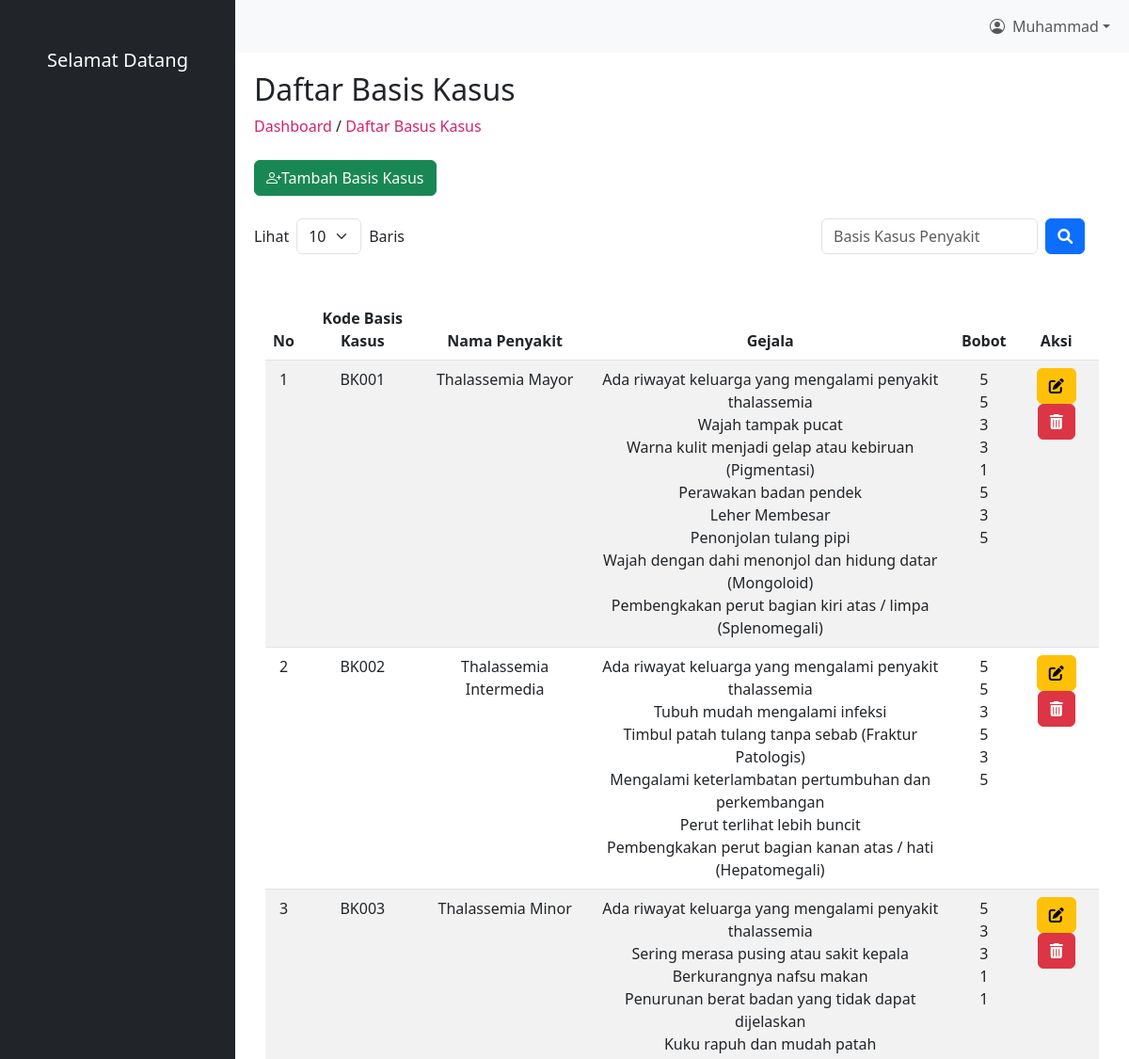
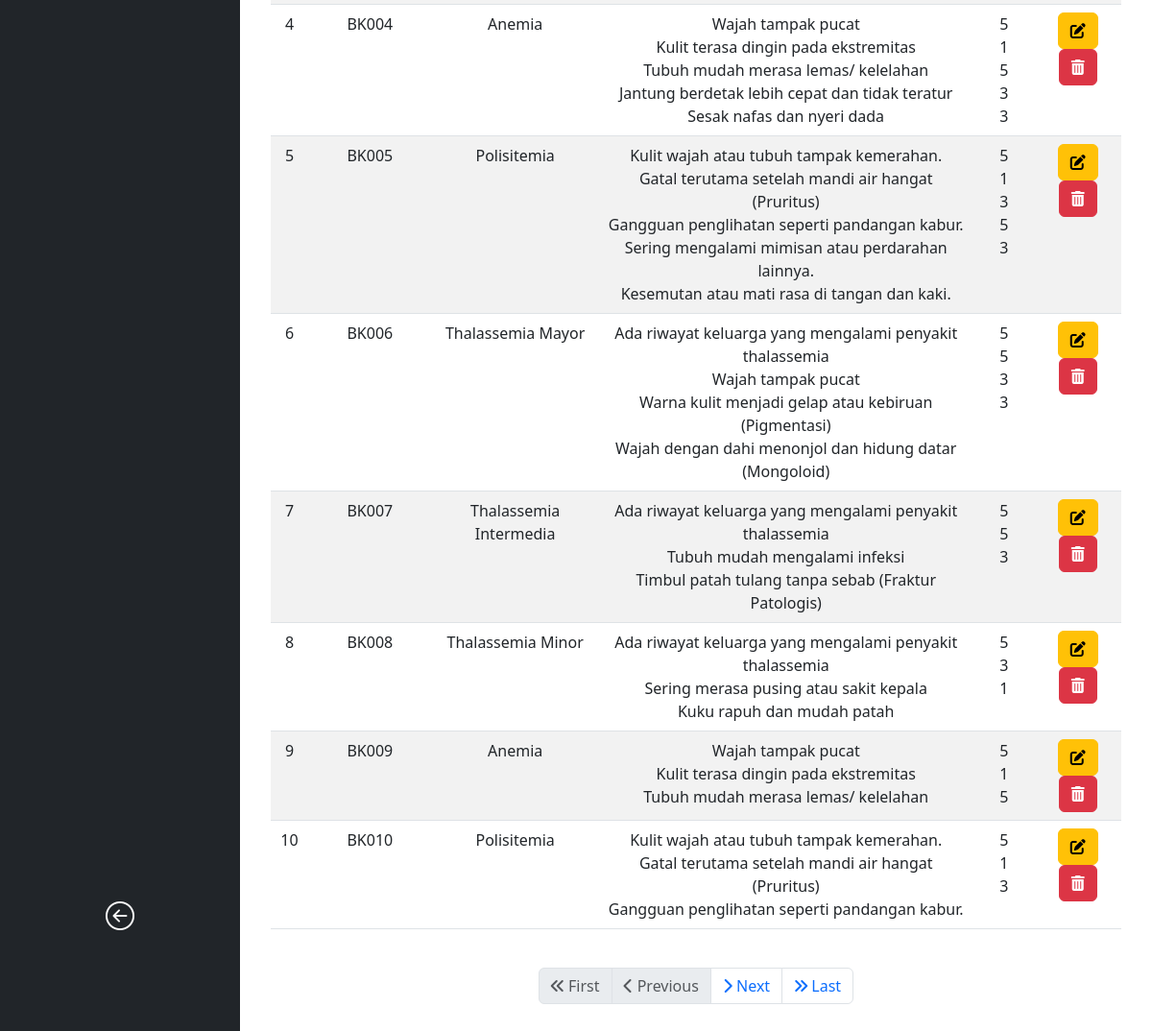
The app's page /admin/d-halbasiskasus.php (signed in) with its own data (2 pictures, top to bottom).
### tables this page shows
CREATE TABLE `basiskasus` (
  `kodebasiskasus` varchar(10) NOT NULL,
  `kodepenyakit` varchar(10) DEFAULT NULL
);

CREATE TABLE `penyakit` (
  `kodepenyakit` varchar(5) NOT NULL,
  `namapenyakit` varchar(100) NOT NULL,
  `deskripsi` text NOT NULL,
  `solusipengobatan` text NOT NULL,
  `foto` varchar(100) DEFAULT NULL
);

### handler/basiskasus/pagination-basiskasus.php (called while the page is built, shortened)
<?php
require '../database/koneksi.php';
$limit = isset($_GET['limit']) ? (int)$_GET['limit'] : 10;
$page = isset($_GET['page']) ? (int)$_GET['page'] : 1;
$searchQuery = isset($_GET['search']) ? $_GET['search'] : '';
$offset = ($page - 1) * $limit;
$startNumber = $offset + 1;
$query = "SELECT b.kodebasiskasus, b.kodepenyakit, p.namapenyakit
          FROM basiskasus b
          JOIN penyakit p ON b.kodepenyakit = p.kodepenyakit
          WHERE p.namapenyakit LIKE '%$searchQuery%'
          ORDER BY b.kodebasiskasus ASC
          LIMIT $limit OFFSET $offset";
$basiskasusResult = mysqli_query($conn, $query);
$totalQuery = "SELECT COUNT(*) as total
               FROM basiskasus b
               JOIN penyakit p ON b.kodepenyakit = p.kodepenyakit
               WHERE p.namapenyakit LIKE '%$searchQuery%'";
$totalResult = mysqli_fetch_assoc(mysqli_query($conn, $totalQuery));
$totalRecords = $totalResult['total'];
$totalPages = ceil($totalRecords / $limit);
?>

### admin/d-halbasiskasus.php (the view, shortened to what this page needs)
<?php
require '../database/koneksi.php';
include '../handler/basiskasus/pagination-basiskasus.php';
?>
<!DOCTYPE html>
<html lang="en">
<head>
    <link href="https://cdn.jsdelivr.net/npm/bootstrap@5.3.0/dist/css/bootstrap.min.css" rel="stylesheet">
    <link rel="stylesheet" href="https://cdnjs.cloudflare.com/ajax/libs/font-awesome/6.0.0-beta3/css/all.min.css">
    <link href="https://cdnjs.cloudflare.com/ajax/libs/bootstrap-icons/1.10.3/font/bootstrap-icons.min.css" rel="stylesheet">
    <link rel="stylesheet" href="../asset/css/admin.css">
</head>
<body>
<?php include 'sidebar.php'; ?>
<?php include 'navbar.php'; ?>
<div id="content" style="margin-top: 56px;">
    <h2>Daftar Basis Kasus</h2>
    <a href="z-dashboard.php" style="text-decoration: none; color: #d62268;">Dashboard</a> /
    <a href="d-halbasiskasus.php" style="text-decoration: none; color: #d62268;">Daftar Basus Kasus</a>
    <div class="d-flex justify-content-between align-items-center mt-4">
        <button type="button" class="btn btn-success" data-bs-toggle="modal" data-bs-target="#addGejalaModal">
        <i class="bi bi-person-plus"></i>Tambah Basis Kasus
        </button>
    </div>
    <div class="d-flex justify-content-between align-items-center mt-4">
        <div class="d-flex align-items-center">
            <label for="entriesSelect" class="me-2">Lihat</label>
            <select id="entriesSelect" class="form-select w-auto" onchange="changeLimit(this.value)">
                <option value="10" <?php if ($limit == 10) echo 'selected'; ?>>10</option>
            </select>
            <span class="ms-2 me-2">Baris</span>
        </div>
        <div class="d-flex align-items-center">
            <input type="text" class="form-control w-75 me-2" placeholder="Basis Kasus Penyakit" id="searchInput" value="<?php echo htmlspecialchars($searchQuery); ?>" onkeypress="if(event.key === 'Enter') searchBasisKasus()">
            <button type="submit" class="btn btn-primary" onclick="searchBasisKasus()">
            <i class="fas fa-search"></i>
        </div>
    </div>
<div class="container mt-4">
        <div class="table-responsive">
            <br>
            <table class="table table-striped table-hover">
    <thead>
        <tr>
            <th class="text-center">No</th>
            <th class="text-center">Kode Basis Kasus</th>
            <th class="text-center">Nama Penyakit</th>
            <th class="text-center">Gejala</th>
            <th class="text-center">Bobot</th>
            <th class="text-center">Aksi</th>
        </tr>
    </thead>
    <tbody>
    <?php if (mysqli_num_rows($basiskasusResult) > 0): ?>
    <?php $counter = $startNumber; while ($row = mysqli_fetch_assoc($basiskasusResult)): ?>
        <tr>
                <td class="text-center"><?php echo $counter++; ?></td>
                <td class="text-center"><?php echo htmlspecialchars($row['kodebasiskasus']); ?></td>
                <td class="text-center"><?php echo htmlspecialchars($row['namapenyakit']); ?></td>
                <td class="text-center">
                    <?php
                    $gejalaQuery = "
                        SELECT g.namagejala
                        FROM basiskasus_gejala bg
                        JOIN gejala g ON bg.kodegejala = g.kodegejala
                        WHERE bg.kodebasiskasus = '".htmlspecialchars($row['kodebasiskasus'])."'
                    ";
                    $gejalaResult = mysqli_query($conn, $gejalaQuery);
                    $gejalaList = [];
                    while ($gejalaRow = mysqli_fetch_assoc($gejalaResult)) {
                        $gejalaList[] = htmlspecialchars($gejalaRow['namagejala']);
                    }
                    echo implode('<br>', $gejalaList);
                    ?>
                </td>
                <td class="text-center">
                    <?php
                    $bobotQuery = "
                        SELECT g.bobot
                        FROM basiskasus_gejala bg
                        JOIN gejala g ON bg.kodegejala = g.kodegejala
                        WHERE bg.kodebasiskasus = '".htmlspecialchars($row['kodebasiskasus'])."'
                    ";
                    $bobotResult = mysqli_query($conn, $bobotQuery);
                    $bobotList = [];
                    while ($bobotRow = mysqli_fetch_assoc($bobotResult)) {
                        $bobotList[] = htmlspecialchars($bobotRow['bobot']);
                    }
                    echo implode('<br>', $bobotList);
                    ?>
                </td>
                <td class="text-center">
                    <button class="btn btn-warning" data-bs-toggle="modal" data-bs-target="#editModal-<?php echo htmlspecialchars($row['kodebasiskasus']); ?>"> <i class="fas fa-edit"></i> </button>
                    <a href="../handler/basiskasus/admin-hapusbasiskasus.php?kodebasiskasus=<?php echo htmlspecialchars($row['kodebasiskasus']); ?>" class="btn btn-danger" onclick="return confirm('Yakin ingin menghapus data ini?')"><i class="fas fa-trash-alt"></i></a>
                </td>
            </tr>
        <?php endwhile; ?>
        <?php else: ?>
                    <tr>
                        <td colspan="6" class="text-center">Tidak ada basis kasus yang tersedia.</td>
                    </tr>
        <?php endif; ?>
    </tbody>
</table> <br>
</div>
</div>
           <div class="pagination-container">
           <nav aria-label="Page navigation" class="pagination-container">
            <ul class="pagination justify-content-center">
                <li class="page-item <?= $page <= 1 ? 'disabled' : ''; ?>">
                    <a class="page-link" href="?page=1&limit=<?= $limit; ?>&search=<?= htmlspecialchars($searchQuery); ?>" aria-label="First">
                        <i class="fas fa-angle-double-left"></i> First
                    </a>
                </li>
                <li class="page-item <?= $page <= 1 ? 'disabled' : ''; ?>">
                    <a class="page-link" href="?page=<?= $page - 1; ?>&limit=<?= $limit; ?>&search=<?= htmlspecialchars($searchQuery); ?>" aria-label="Previous">
                        <i class="fas fa-chevron-left"></i> Previous
                    </a>
                </li>
                <li class="page-item <?= $page >= $totalPages ? 'disabled' : ''; ?>">
                    <a class="page-link" href="?page=<?= $page + 1; ?>&limit=<?= $limit; ?>&search=<?= htmlspecialchars($searchQuery); ?>" aria-label="Next">
                        <i class="fas fa-chevron-right"></i> Next
                    </a>
                </li>
                <li class="page-item <?= $page >= $totalPages ? 'disabled' : ''; ?>">
                    <a class="page-link" href="?page=<?= $totalPages; ?>&limit=<?= $limit; ?>&search=<?= htmlspecialchars($searchQuery); ?>" aria-label="Last">
                        <i class="fas fa-angle-double-right"></i> Last
                    </a>
                </li>
            </ul>
        </nav>
        </div>
    </div>
</body>
</html>

### asset/css/admin.css (style rules this page uses)
body { display: flex; height: 100vh; margin: 0; overflow: hidden; }
#content { margin-left: 250px; padding: 20px; transition: margin-left 0.3s; width: calc(100% - 250px); overflow-y: auto; }

### records on screen
basiskasus: kodebasiskasus "BK001", kodepenyakit.namapenyakit "Thalassemia Mayor", gejalaList "Ada riwayat keluarga yang mengalami penyakit thalassemia Wajah tampak pucat Warna kulit menjadi gelap atau kebiruan (Pigmentasi) Perawakan badan pendek Leher Membesar Penonjolan tulang pipi Wajah dengan dahi menonjol dan hidung datar (Mongoloid) Pembengkakan perut bagian kiri atas / limpa (Splenomegali)", bobotList "5 5 3 3 1 5 3 5"
basiskasus: kodebasiskasus "BK002", kodepenyakit.namapenyakit "Thalassemia Intermedia", gejalaList "Ada riwayat keluarga yang mengalami penyakit thalassemia Tubuh mudah mengalami infeksi Timbul patah tulang tanpa sebab (Fraktur Patologis) Mengalami keterlambatan pertumbuhan dan perkembangan Perut terlihat lebih buncit Pembengkakan perut bagian kanan atas / hati (Hepatomegali)", bobotList "5 5 3 5 3 5"
basiskasus: kodebasiskasus "BK003", kodepenyakit.namapenyakit "Thalassemia Minor", gejalaList "Ada riwayat keluarga yang mengalami penyakit thalassemia Sering merasa pusing atau sakit kepala Berkurangnya nafsu makan Penurunan berat badan yang tidak dapat dijelaskan Kuku rapuh dan mudah patah", bobotList "5 3 3 1 1"
basiskasus: kodebasiskasus "BK004", kodepenyakit.namapenyakit "Anemia", gejalaList "Wajah tampak pucat Kulit terasa dingin pada ekstremitas Tubuh mudah merasa lemas/ kelelahan Jantung berdetak lebih cepat dan tidak teratur Sesak nafas dan nyeri dada", bobotList "5 1 5 3 3"
basiskasus: kodebasiskasus "BK005", kodepenyakit.namapenyakit "Polisitemia", gejalaList "Kulit wajah atau tubuh tampak kemerahan. Gatal terutama setelah mandi air hangat (Pruritus) Gangguan penglihatan seperti pandangan kabur. Sering mengalami mimisan atau perdarahan lainnya. Kesemutan atau mati rasa di tangan dan kaki.", bobotList "5 1 3 5 3"
basiskasus: kodebasiskasus "BK006", kodepenyakit.namapenyakit "Thalassemia Mayor", gejalaList "Ada riwayat keluarga yang mengalami penyakit thalassemia Wajah tampak pucat Warna kulit menjadi gelap atau kebiruan (Pigmentasi) Wajah dengan dahi menonjol dan hidung datar (Mongoloid)", bobotList "5 5 3 3"
basiskasus: kodebasiskasus "BK007", kodepenyakit.namapenyakit "Thalassemia Intermedia", gejalaList "Ada riwayat keluarga yang mengalami penyakit thalassemia Tubuh mudah mengalami infeksi Timbul patah tulang tanpa sebab (Fraktur Patologis)", bobotList "5 5 3"
basiskasus: kodebasiskasus "BK008", kodepenyakit.namapenyakit "Thalassemia Minor", gejalaList "Ada riwayat keluarga yang mengalami penyakit thalassemia Sering merasa pusing atau sakit kepala Kuku rapuh dan mudah patah", bobotList "5 3 1"
basiskasus: kodebasiskasus "BK009", kodepenyakit.namapenyakit "Anemia", gejalaList "Wajah tampak pucat Kulit terasa dingin pada ekstremitas Tubuh mudah merasa lemas/ kelelahan", bobotList "5 1 5"
basiskasus: kodebasiskasus "BK010", kodepenyakit.namapenyakit "Polisitemia", gejalaList "Kulit wajah atau tubuh tampak kemerahan. Gatal terutama setelah mandi air hangat (Pruritus) Gangguan penglihatan seperti pandangan kabur.", bobotList "5 1 3"

### other values on screen
$_SESSION['namalengkap'] "Muhammad"
